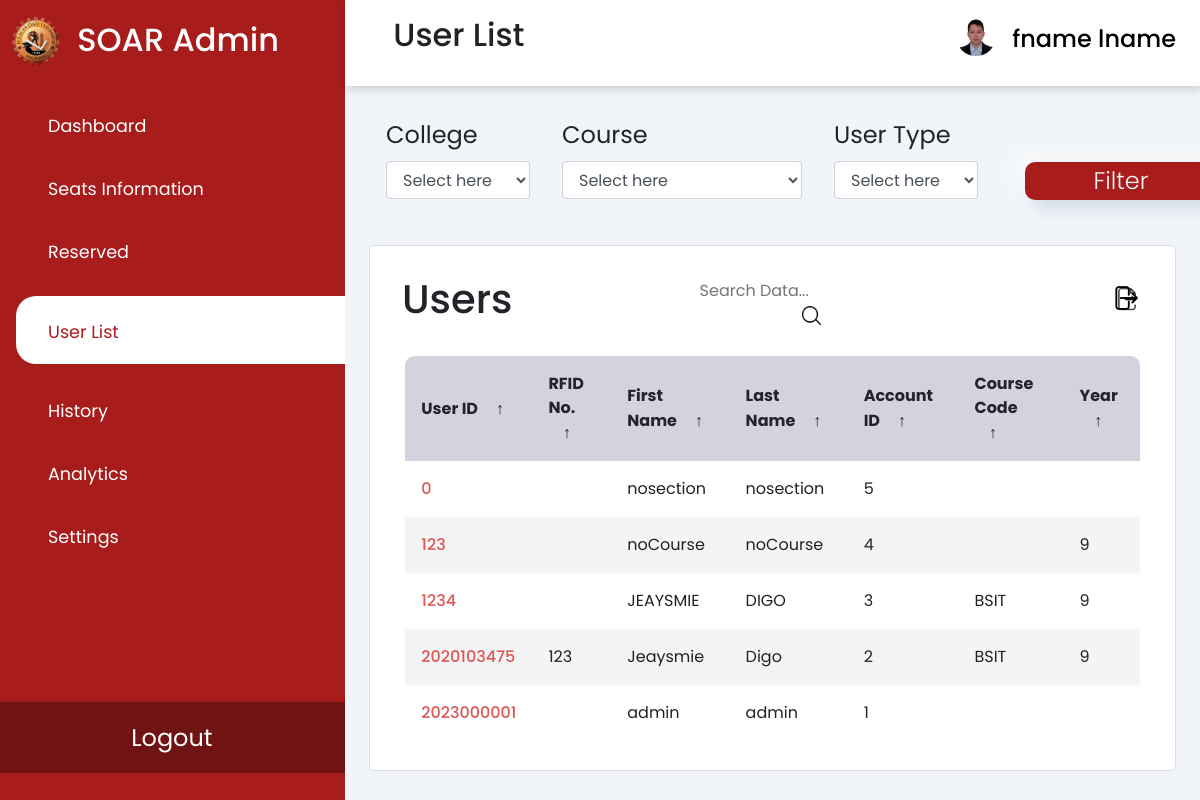
/user-list.php (signed in), run on an earlier commit of the app's database.
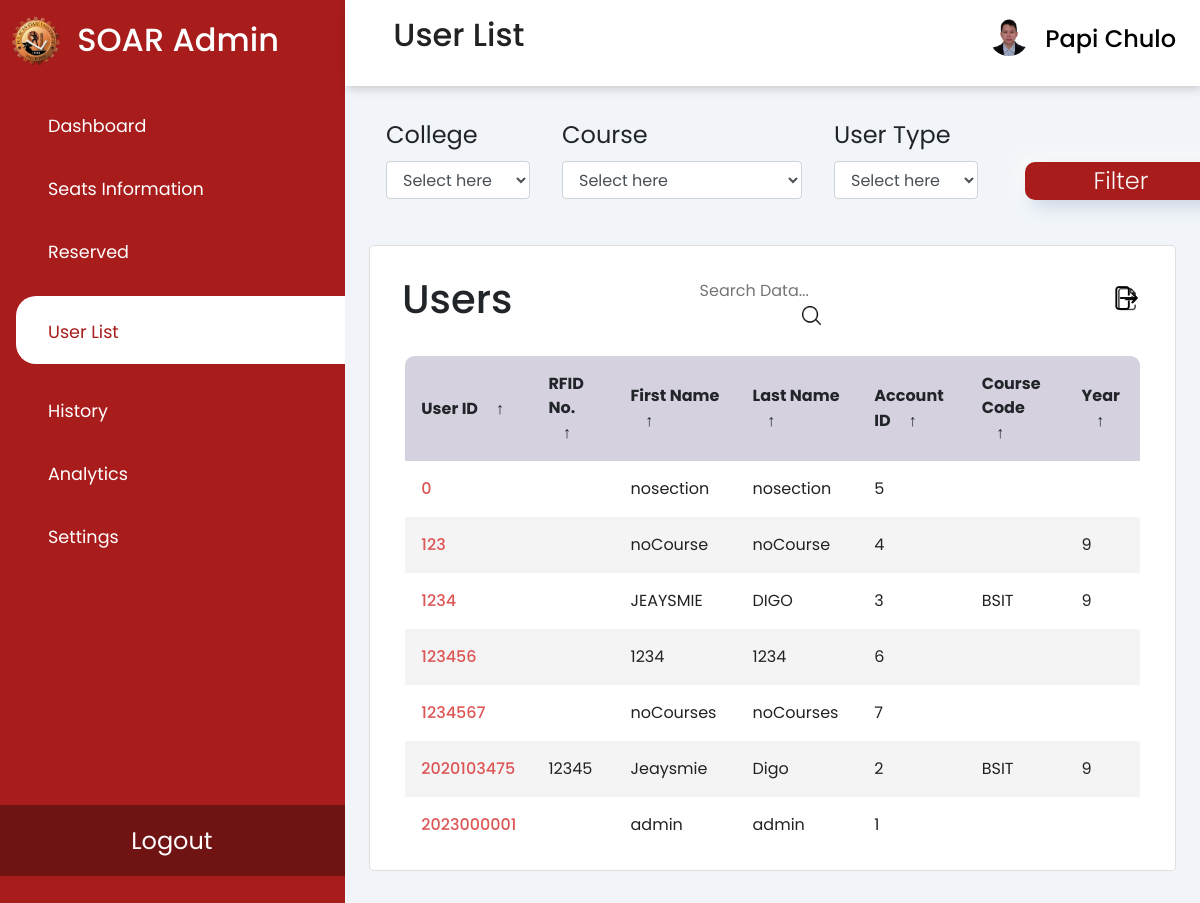
And on a later commit of the database.
### tables this page shows
CREATE TABLE `users` (
  `user_id` int(11) NOT NULL,
  `rfid_no` varchar(50) DEFAULT NULL,
  `first_name` varchar(255) DEFAULT NULL,
  `last_name` varchar(255) DEFAULT NULL,
  `account_id` int(11) DEFAULT NULL,
  `course_code` varchar(50) DEFAULT NULL,
  `yearsec_id` int(11) DEFAULT NULL
);

### user-list.php (the view, shortened to what the changed rows need)
<?php
require 'assets/php/connect.php';
$sql = "SELECT user_id, rfid_no, first_name, last_name, account_id, course_code, yearsec_id from users";
$result = $conn -> query($sql);
?>
<!DOCTYPE HTML>
<html>
<head>
    <link rel="stylesheet" href="https://cdn.jsdelivr.net/npm/bootstrap@4.6.2/dist/css/bootstrap.min.css"
>
    <link rel="stylesheet" type="text/css" href="assets/css/user-list.css" />
    <link rel="stylesheet"
        href="https://maxst.icons8.com/vue-static/landings/line-awesome/line-awesome/1.3.0/css/line-awesome.min.css">
</head>
<body>
    <div class="sidebar">
        <div class="sidebar-brand">
            <h2> <span>SOAR Admin</span></h2>
        </div>
    </div>
    <div class="main-content">
        <header>
            <h2>
                <label for="nav-toggle">
                    <span class="la la-bars"></span>
                </label>
                User List
            </h2>
            <div class="dropdown">
                <button class="dropdown-toggle" class="btn btn-secondary dropdown-toggle" type="button"
                    id="dropdownMenuButton" data-toggle="dropdown" aria-haspopup="true" aria-expanded="true">
                    <div class="user-wrapper">
                        <div>
                            <h4>
                                <?php echo $_SESSION["first_name"] . ' ' . $_SESSION["last_name"]; ?>
                            </h4>
                        </div>
                    </div>
                </button>
            </div>
        </header>
        <main>
            <div class="recent-grid">
                <div class="history">
                    <div class="card">
                        <div class="card-body">
                            <div class="table-responsive">
                                <section class="table__header">
                                    <h1>Users</h1>
                                </section>
                                <section class="table__body">
                                    <table id="customers_table">
                                        <thead>
                                            <tr>
                                                <th> User ID <span class="icon-arrow">&UpArrow;</span></th>
                                                <th> RFID No. <span class="icon-arrow">&UpArrow;</span></th>
                                                <th> First Name <span class="icon-arrow">&UpArrow;</span></th>
                                                <th> Last Name <span class="icon-arrow">&UpArrow;</span></th>
                                                <th> Account ID <span class="icon-arrow">&UpArrow;</span></th>
                                                <th> Course Code <span class="icon-arrow">&UpArrow;</span></th>
                                                <th> Year <span class="icon-arrow">&UpArrow;</span></th>
                                            </tr>
                                        </thead>
                                        <?php
                                        if ($result->num_rows > 0) {
                                            while ($row = $result->fetch_assoc()) {
                                                ?>
                                                <tr>
                                                    <td class="studno"><?php echo $row['user_id']; ?></td>
                                                    <td><?php echo $row['rfid_no']; ?></td>
                                                    <td><?php echo $row['first_name']; ?></td>
                                                    <td><?php echo $row['last_name']; ?></td>
                                                    <td><?php echo $row['account_id']; ?></td>
                                                    <td><?php echo $row['course_code']; ?></td>
                                                    <td><?php echo $row['yearsec_id']; ?></td>
                                                </tr>
                                            <?php
                                            }
                                        } else {
                                            echo "<tr><td colspan='7'>No users found.</td></tr>";
                                        }
                                        ?>
                                    </table>
                                </section>
                            </div>
                        </div>
                    </div>
                </div>
            </div>
        </main>
    </div>
</body>
</html>

What changed in the data, as far as the page shows it:
added users: user_id "123456", first_name "1234", last_name "1234", account "6"
added users: user_id "1234567", first_name "noCourses", last_name "noCourses", account "7"
changed users "Jeaysmie": rfid_no "123" → "12345"
Also different on the page:
$_SESSION["first_name"]: "fname" → "Papi"
$_SESSION["last_name"]: "lname" → "Chulo"
